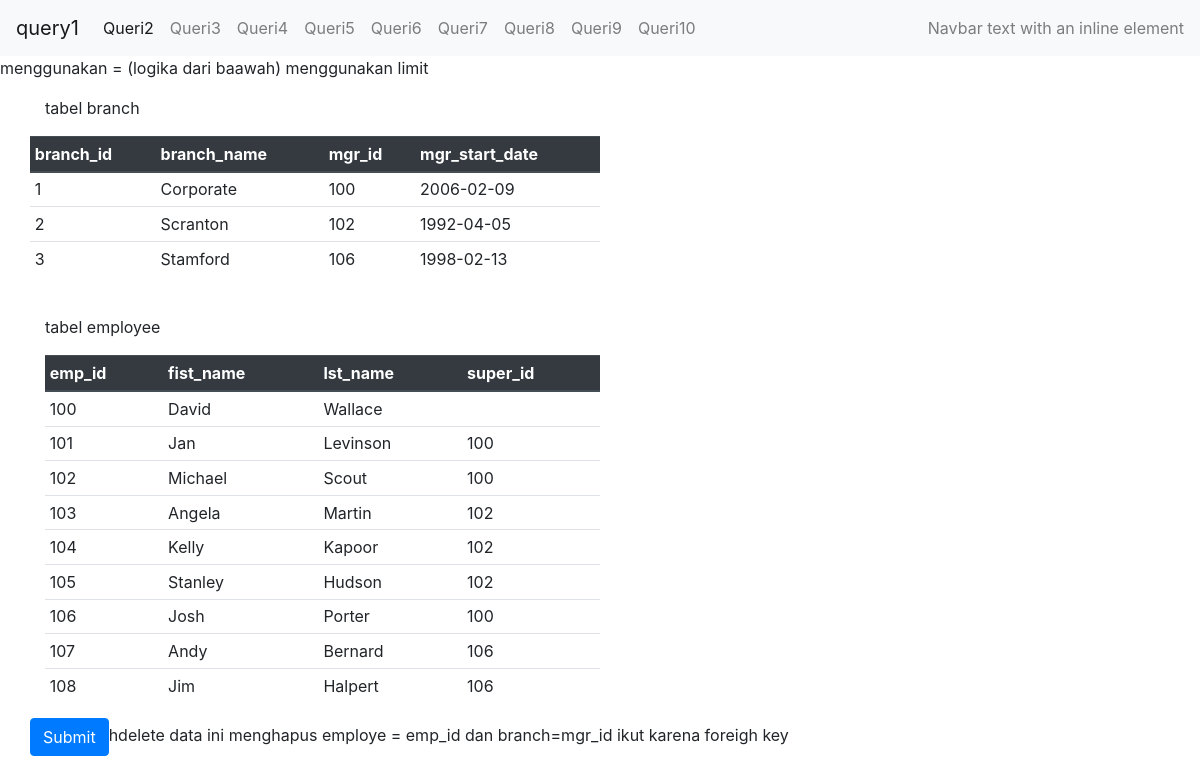
Page /query7.php on the committed database.
### tables this page shows
CREATE TABLE `branch` (
  `branch_id` int(11) NOT NULL,
  `branch_name` varchar(40) DEFAULT NULL,
  `mgr_id` int(11) DEFAULT NULL,
  `mgr_start_date` date DEFAULT NULL
);

CREATE TABLE `employee` (
  `emp_id` int(11) NOT NULL,
  `firt_name` varchar(40) DEFAULT NULL,
  `last_name` varchar(40) DEFAULT NULL,
  `birth_day` date DEFAULT NULL,
  `sex` varchar(1) DEFAULT NULL,
  `salary` int(11) DEFAULT NULL,
  `super_id` int(11) DEFAULT NULL,
  `branch_id` int(11) DEFAULT NULL
);

### query7.php (the view, shortened to what this page needs)
<!DOCTYPE html>
<html lang="en">
<head>
</head>
<body>
    <p>menggunakan = (logika dari baawah) menggunakan limit</p>
    <div class="container">
        <p>tabel branch</p>
        <div class="row">
            <table class="table table-sm col-sm-6">
                <thead class="thead-dark">
                    <tr>
                        <th scope="col">branch_id </th>
                        <th scope="col">branch_name</th>
                        <th scope="col">mgr_id</th>
                        <th scope="col">mgr_start_date</th>
                    </tr>
                </thead>
                <tbody>
                    <?php
                    include 'koneksi.php';
                    $data = mysqli_query($koneksi, "SELECT * FROM branch ");
                    while ($d = mysqli_fetch_array($data)) {
                    ?>
                        <tr>
                            <td><?php echo $d['branch_id']; ?></td>
                            <td><?php echo $d['branch_name']; ?></td>
                            <td><?php echo $d['mgr_id']; ?></td>
                            <td><?php echo $d['mgr_start_date']; ?></td>
                        </tr>
                    <?php
                    }
                    ?>
            </table>
        </div>
        <br>
        <p>tabel employee</p>
        <table class="table table-sm col-sm-6">
            <thead class="thead-dark">
                <tr>
                    <th scope="col">emp_id </th>
                    <th scope="col">fist_name </th>
                    <th scope="col">lst_name </th>
                    <th scope="col">super_id </th>
                </tr>
            </thead>
            <tbody>
                <?php
                $data = mysqli_query($koneksi, "SELECT * FROM employee ");
                while ($d = mysqli_fetch_array($data)) {
                ?>
                    <tr>
                        <td><?php echo $d['emp_id']; ?></td>
                        <td><?php echo $d['firt_name']; ?></td>
                        <td><?php echo $d['last_name']; ?></td>
                        <td><?php echo $d['super_id']; ?></td>
                    </tr>
                <?php
                }
                ?>
        </table>
    </div>
    <div class="container">
        <div class="row">
            <?php $delete = mysqli_query($koneksi, "DELETE FROM employee WHERE emp_id = 102") ?>
            <p> <input type="submit" class="btn btn-primary"><?php $delete ?>hdelete</input> data ini menghapus employe = emp_id dan branch=mgr_id ikut karena foreigh key </p>
        </div>
    </div>
</body>
</html>

### rows in the picture
branch: branch_id "1", branch_name "Corporate", mgr "100", mgr_start_date "2006-02-09"
branch: branch_id "2", branch_name "Scranton", mgr "102", mgr_start_date "1992-04-05"
branch: branch_id "3", branch_name "Stamford", mgr "106", mgr_start_date "1998-02-13"
employee: emp_id "100", firt_name "David", last_name "Wallace"
employee: emp_id "101", firt_name "Jan", last_name "Levinson", super "100"
employee: emp_id "102", firt_name "Michael", last_name "Scout", super "100"
employee: emp_id "103", firt_name "Angela", last_name "Martin", super "102"
employee: emp_id "104", firt_name "Kelly", last_name "Kapoor", super "102"
employee: emp_id "105", firt_name "Stanley", last_name "Hudson", super "102"
employee: emp_id "106", firt_name "Josh", last_name "Porter", super "100"
employee: emp_id "107", firt_name "Andy", last_name "Bernard", super "106"
employee: emp_id "108", firt_name "Jim", last_name "Halpert", super "106"
